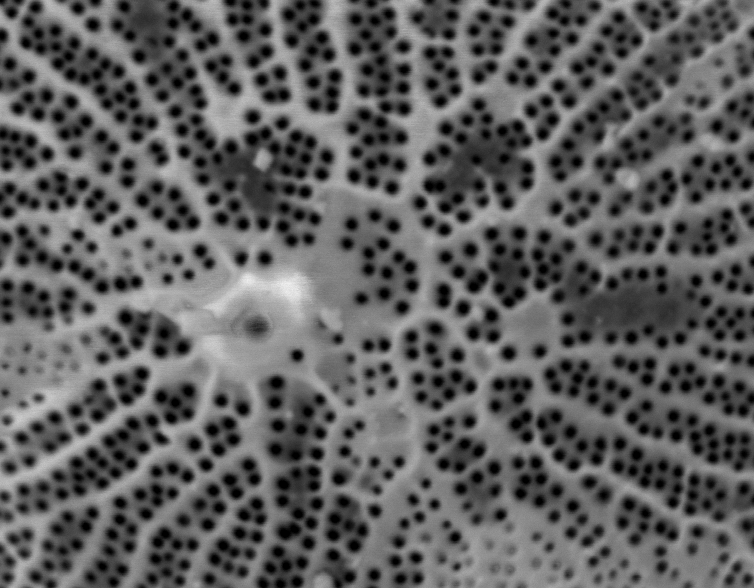
#> input picture work/CNMS/testing thresholds, blurs/cropped_Wild012.tif, 754 x 588 px, found by its file name
$ jupyter execute 'Wild012-adaptive w quantize.ipynb'
#> lines starting #> are read from the running program, lines starting #| are printed output that depends on the picture; after the words box and inside, x2 and y2 are one past the last pixel; in counts of white or black regions, pixels touching at a corner belong together
[cell 1]
#ADAPTIVE SKELETON WITH 3 COLORS SEEMS TO WORK BEST

import matplotlib.pyplot as plt
import cv2
img = cv2.imread('cropped_Wild012.tif')
#> img is the input picture: shape (588, 754, 3); min 0, max 238, mean 94.7
blur = cv2.blur(img,(15,15))
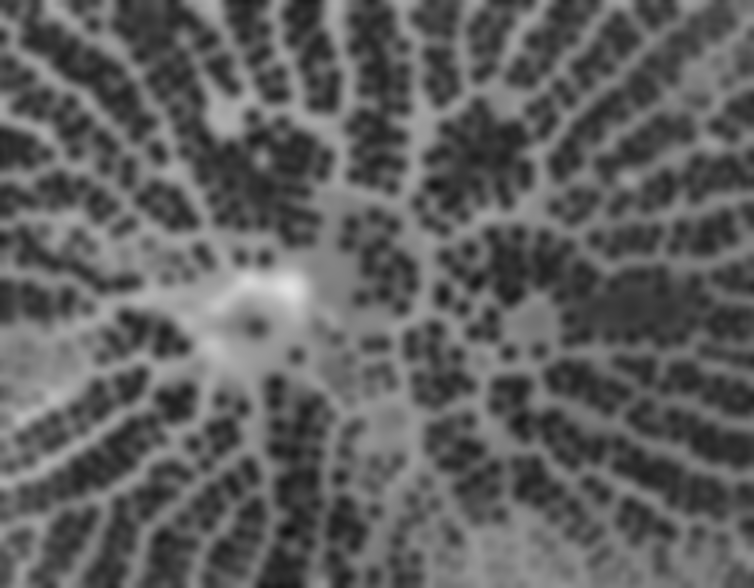
#> blur: shape (588, 754, 3); min 18, max 226, mean 94.7
from matplotlib.colors import LinearSegmentedColormap
cdict2 = {'red':   ((0.0, 0.0, 0.0),
                   (0.1, 1.0, 1.0),
                   (1.0, 1.0, 1.0)),

         'green': ((0.0, 0.0, 0.0),
                   (1.0, 0.0, 0.0)),

        'blue':  ((0.0, 0.0, 0.0),
                   (1.0, 0.0, 0.0))
        }
red2 = LinearSegmentedColormap('Red2', cdict2)
from skimage.filters import threshold_otsu
thotsu=threshold_otsu(blur)
#> thotsu = 97
otsublur = blur[:,:,0]> thotsu
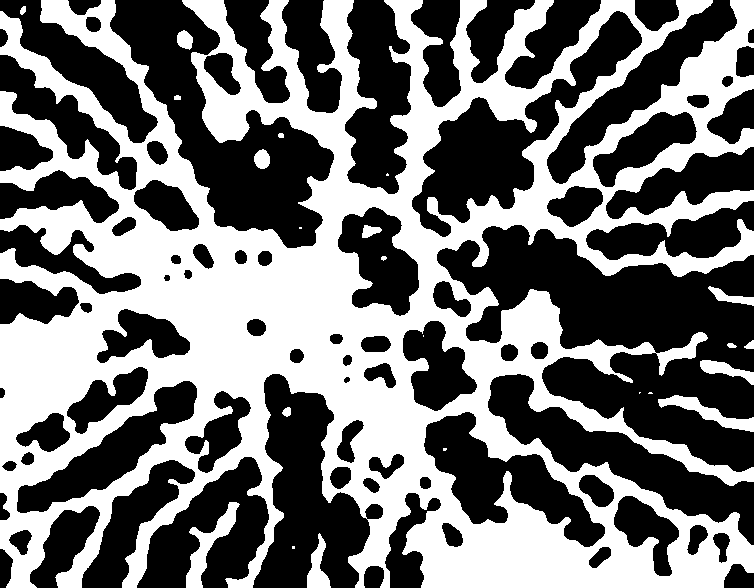
#> otsublur: shape (588, 754) bool; 45.4% white; 23 white regions (7 under 20 px), largest, box (x1, y1, x2, y2) and area: (0, 0, 754, 588) 196390, (186, 502, 240, 588) 1394, (658, 395, 754, 432) 1065

from skimage.morphology import skeletonize
otsuskeleton = skeletonize(otsublur)
#> otsuskeleton: shape (588, 754) bool; 2.7% white in thin lines or dots
imgplot = plt.imshow(img, alpha=0.9)
ax = plt.subplot()
ax.imshow(otsuskeleton, cmap=red2, interpolation='sinc', alpha=.3)

[cell 2]
from PIL import Image
im=Image.open('cropped_Wild012.tif')
width, height=im.size
#> width = 754; height = 588

[cell 3]
import numpy as np
import cv2 as cv
from matplotlib import pyplot as plt
img = cv.imread('cropped_Wild012.tif',0)
#> img: shape (588, 754); min 0, max 238, mean 94.7
plt.hist(img.ravel(),256,[0,256])
plt.show()
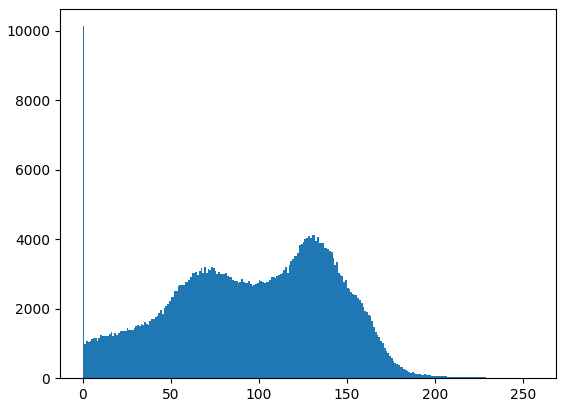
#> figure drawn by matplotlib, 1 panel; tallest bar 10134 high, from x = 0 to 1

np.mean(img)
#> Out = 94.68

[cell 4]
im.quantize(3,0)
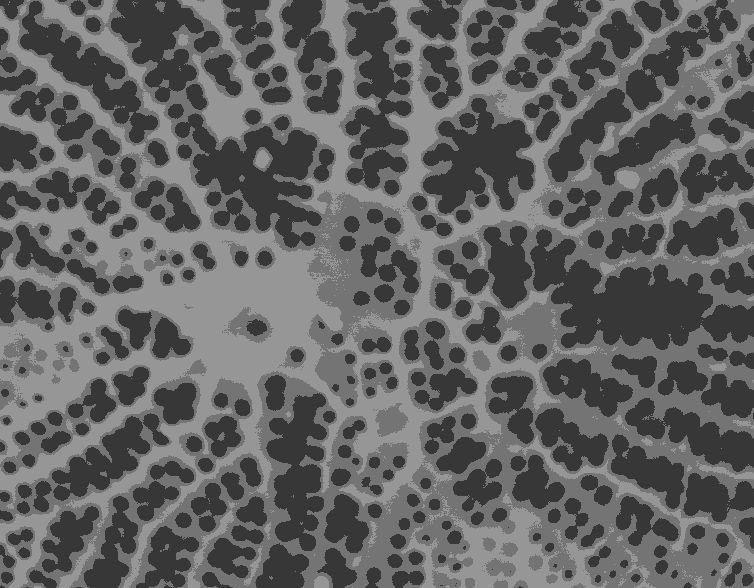
#> Out: PIL image 754x588 P; min 55, max 150, mean 98.7

[cell 5]
image=im.quantize(3,0)
image.save('simple_Wild012.tif')
print(image)
#| <PIL.Image.Image image mode=P size=754x588 at 0x7F84B4438F90>
newimg = cv2.imread('simple_Wild012.tif')
plt.hist(newimg.ravel(),256,[0,255]); plt.show()
#> after `plt.hist(newimg.ravel(), 256, [0, 255])`:
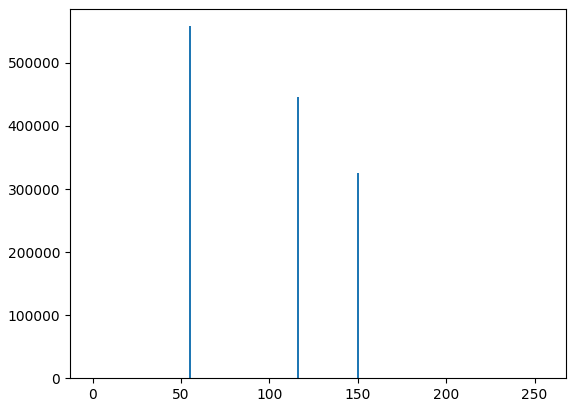
#> figure drawn by matplotlib, 1 panel; tallest bar 558186 high, from x = 54.79 to 55.78
print(newimg)
#> (printed output is left out)
newnewimg=newimg[:,:,0]

[cell 6]
maximum= np.amax(newimg)
#> maximum = 150
minimum=np.amin(newimg)
#> minimum = 55

newimg[np.where(newimg == [maximum])] = [255]
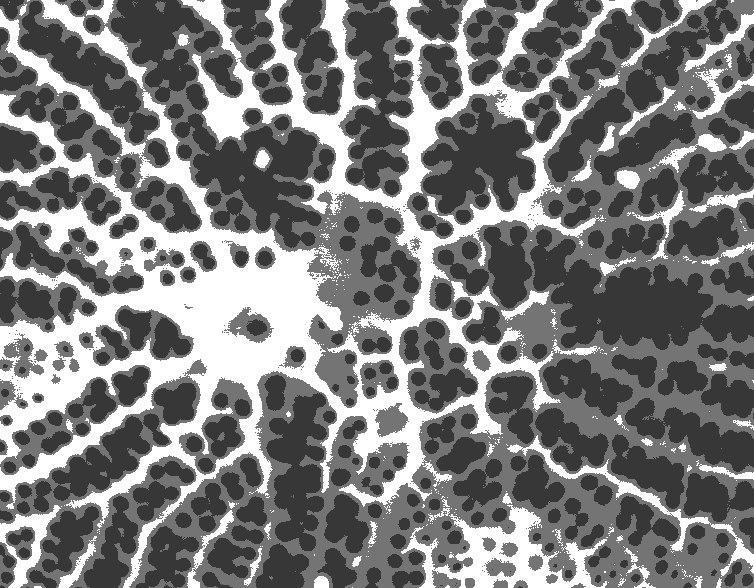
#> newimg: shape (588, 754, 3); min 55, max 255, mean 124.4
newimg[np.where(newimg == [minimum])] = [0]
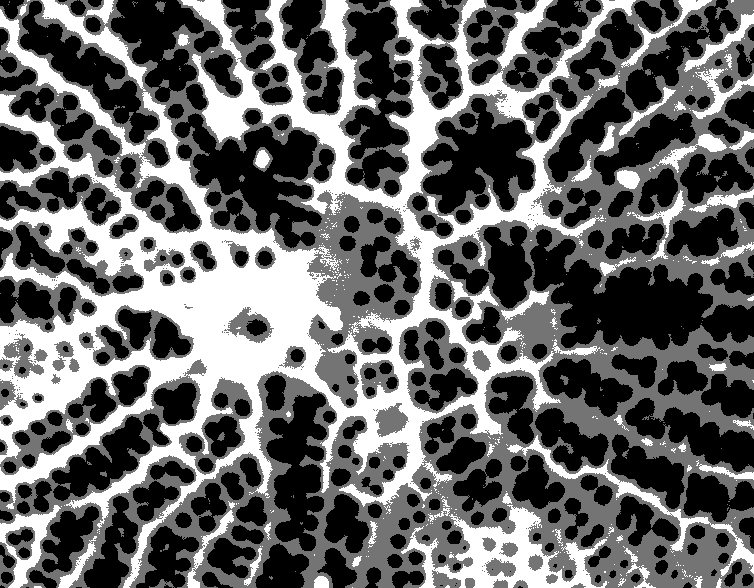
#> newimg: shape (588, 754, 3); min 0, max 255, mean 101.4
plt.imshow(newimg, cmap='gray')

[cell 7]
ablur = cv2.blur(newnewimg,(21, 21))
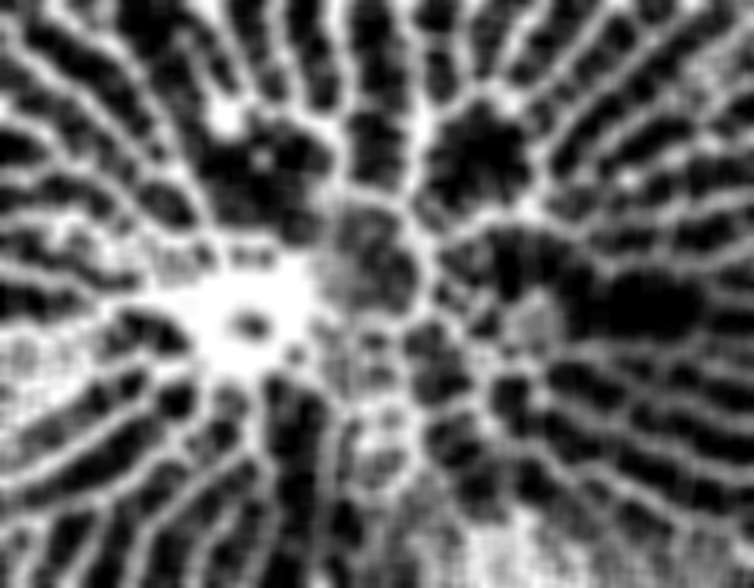
#> ablur: shape (588, 754); min 0, max 255, mean 101.3
a_mthres = cv2.adaptiveThreshold(ablur,1,cv2.ADAPTIVE_THRESH_MEAN_C,\
            cv2.THRESH_BINARY,51,4)
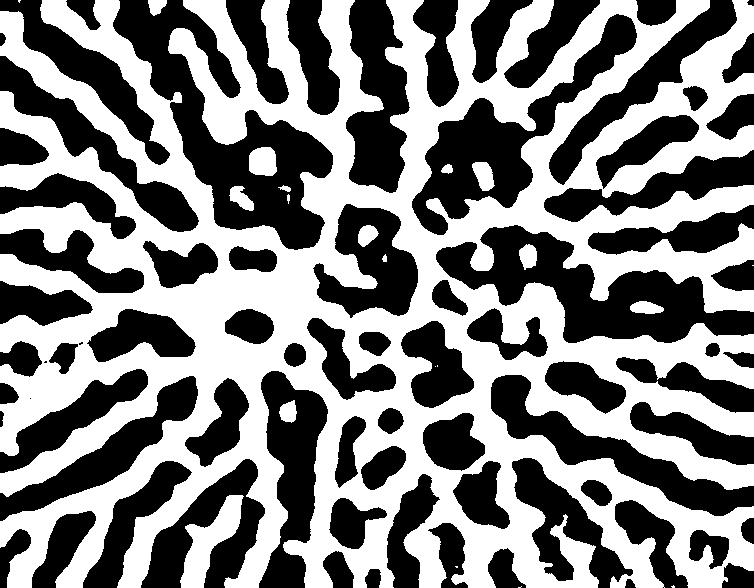
#> a_mthres: shape (588, 754); values 0 (black) and 1 (white), 50% white; 77 black regions (3 under 20 px), largest, box (x1, y1, x2, y2) and area: (113, 0, 333, 250) 18443, (436, 225, 754, 343) 15145, (412, 14, 637, 235) 12284

[cell 8]
#ADAPTIVE SKELETON
from skimage.morphology import skeletonize
adaptiveskeleton = skeletonize(a_mthres)
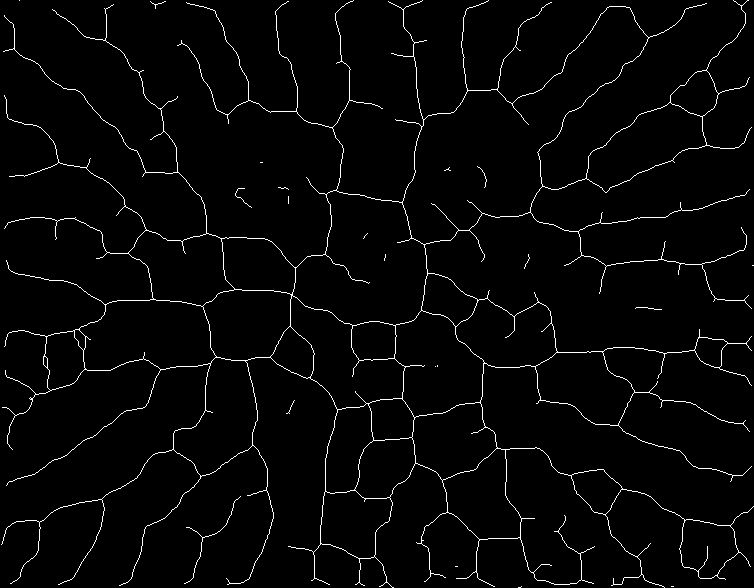
#> adaptiveskeleton: shape (588, 754) bool; 2.5% white in thin lines or dots
ax = plt.subplot()
ax.imshow(adaptiveskeleton, cmap=red2, interpolation='sinc')

[cell 9]
from skimage.morphology import remove_small_objects
cleanskel=remove_small_objects(adaptiveskeleton, min_size=50, connectivity=3)
#> cleanskel: shape (588, 754) bool; 2.5% white in thin lines or dots
plot = plt.subplot()
plot.imshow(cleanskel, interpolation='sinc')

[cell 10]
import matplotlib.image as mpimg
img2=mpimg.imread('cropped_Wild012.tif')
imgplot2 = plt.imshow(img2, alpha= .9)

ax2 = plt.subplot()
ax2.imshow(cleanskel, cmap=red2, interpolation='sinc', alpha=0.3)
plt.show()

$ run again, with work/CNMS/testing thresholds, blurs/cropped_Wild002.tif copied over work/CNMS/testing thresholds, blurs/cropped_Wild012.tif
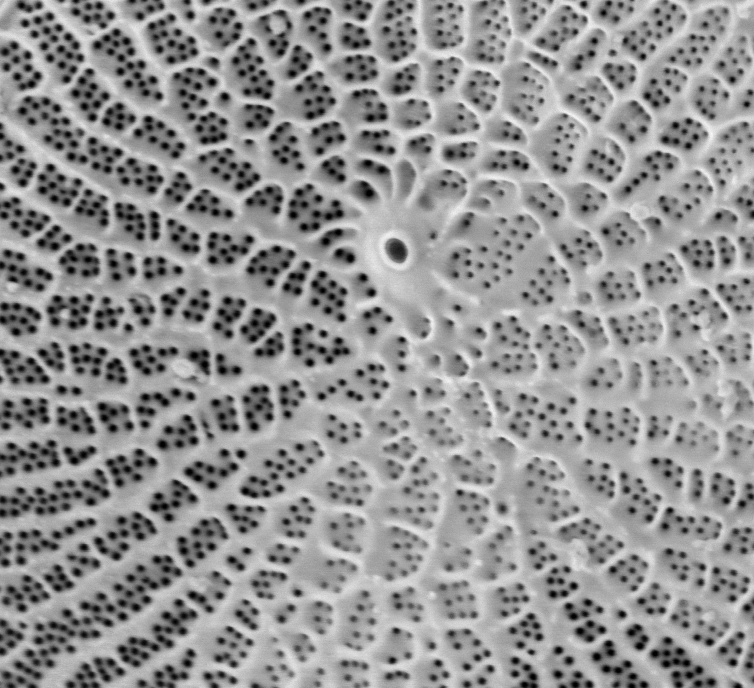
#> input picture work/CNMS/testing thresholds, blurs/cropped_Wild002.tif, 754 x 688 px, found by its file name
#> img is the input picture: shape (688, 754, 3); min 0, max 245, mean 146.3
#> thotsu = 138
#> `otsublur = blur[:,:,0]> thotsu`:
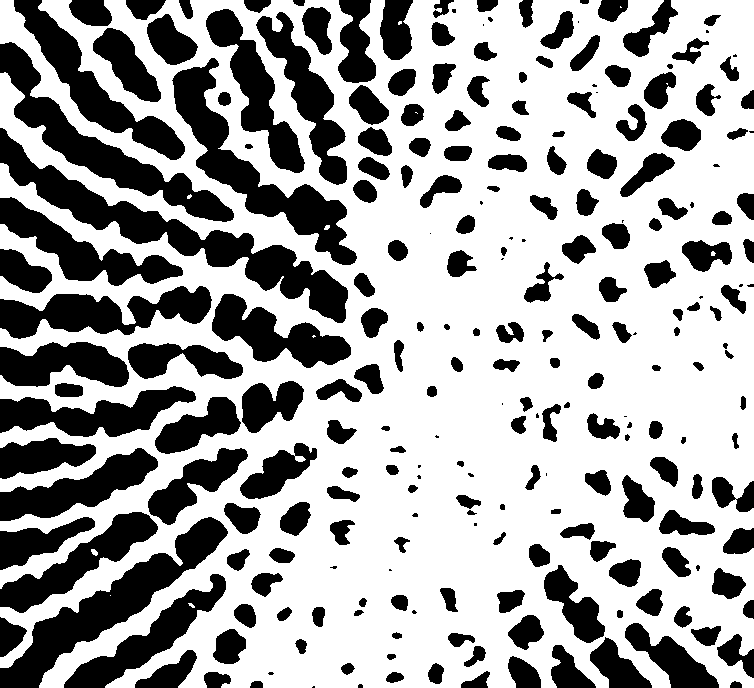
#> otsublur: shape (688, 754) bool; 64.7% white; 242 black regions (38 under 20 px), largest, box (x1, y1, x2, y2) and area: (0, 128, 348, 323) 11512, (0, 517, 228, 688) 9010, (172, 58, 357, 265) 8651
#> otsuskeleton: shape (688, 754) bool; 4% white in thin lines or dots
#> img: shape (688, 754)
#> `np.mean(img)`: Out = 146.3
#| <PIL.Image.Image image mode=P size=754x688 at 0x7F84B6726FD0>
#> (printed output is left out)
#> maximum = 195
#> minimum = 109
#> a_mthres: shape (688, 754); values 0 (black) and 1 (white), 55.9% white; 156 black regions (12 under 20 px), largest, box (x1, y1, x2, y2) and area: (0, 519, 226, 688) 7089, (0, 43, 229, 221) 6584, (0, 132, 252, 268) 6172
#> `adaptiveskeleton = skeletonize(a_mthres)`:
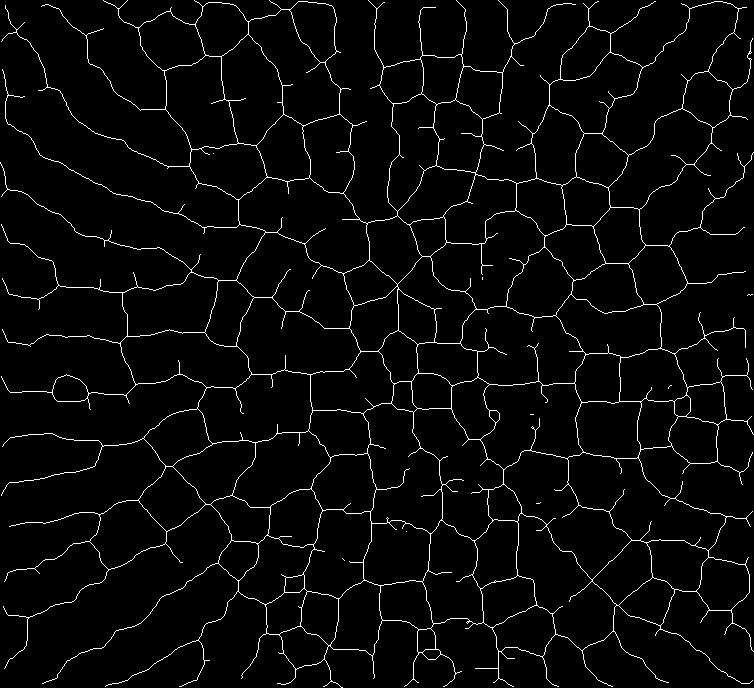
#> adaptiveskeleton: shape (688, 754) bool; 3.3% white in thin lines or dots
#> cleanskel: shape (688, 754) bool; 3.3% white in thin lines or dots

$ run again, with work/CNMS/testing thresholds, blurs/cropped_Wild004.tif copied over work/CNMS/testing thresholds, blurs/cropped_Wild012.tif
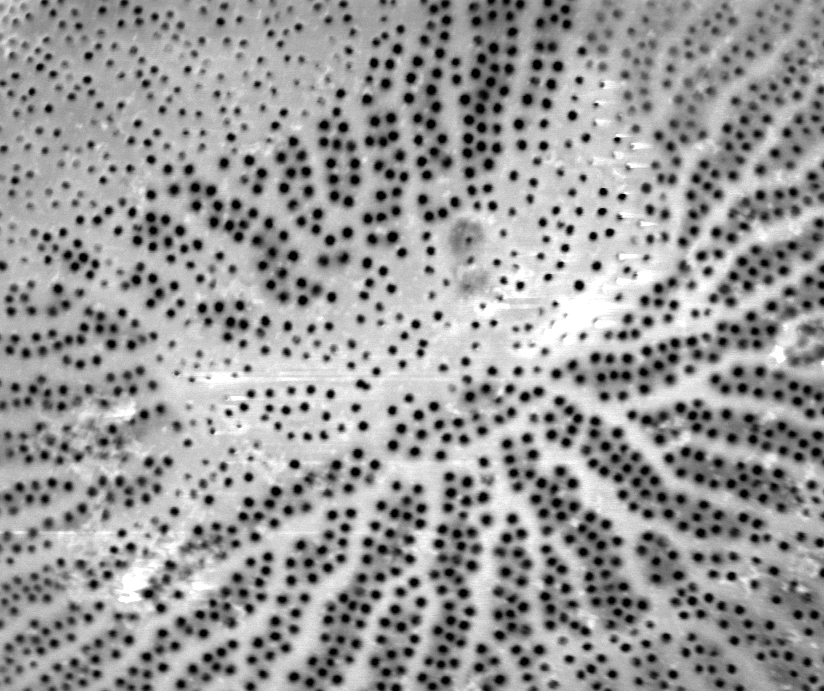
#> input picture work/CNMS/testing thresholds, blurs/cropped_Wild004.tif, 824 x 691 px, found by its file name
#> img is the input picture: shape (691, 824, 3); min 0, max 255, mean 153.9
#> thotsu = 153
#> otsublur: shape (691, 824) bool; 51% white; 137 black regions (12 under 20 px), largest, box (x1, y1, x2, y2) and area: (501, 396, 824, 691) 39754, (315, 0, 580, 260) 34688, (551, 215, 824, 402) 13486
#> otsuskeleton: shape (691, 824) bool; 3.2% white in thin lines or dots
#> img: shape (691, 824)
#> `np.mean(img)`: Out = 153.9
#| <PIL.Image.Image image mode=P size=824x691 at 0x7F84B4463F10>
#> (printed output is left out)
#> maximum = 213
#> minimum = 110
#> a_mthres: shape (691, 824); values 0 (black) and 1 (white), 54% white; 131 black regions (17 under 20 px), largest, box (x1, y1, x2, y2) and area: (417, 0, 541, 231) 8860, (141, 444, 382, 612) 8280, (500, 437, 648, 635) 8030
#> `adaptiveskeleton = skeletonize(a_mthres)`:
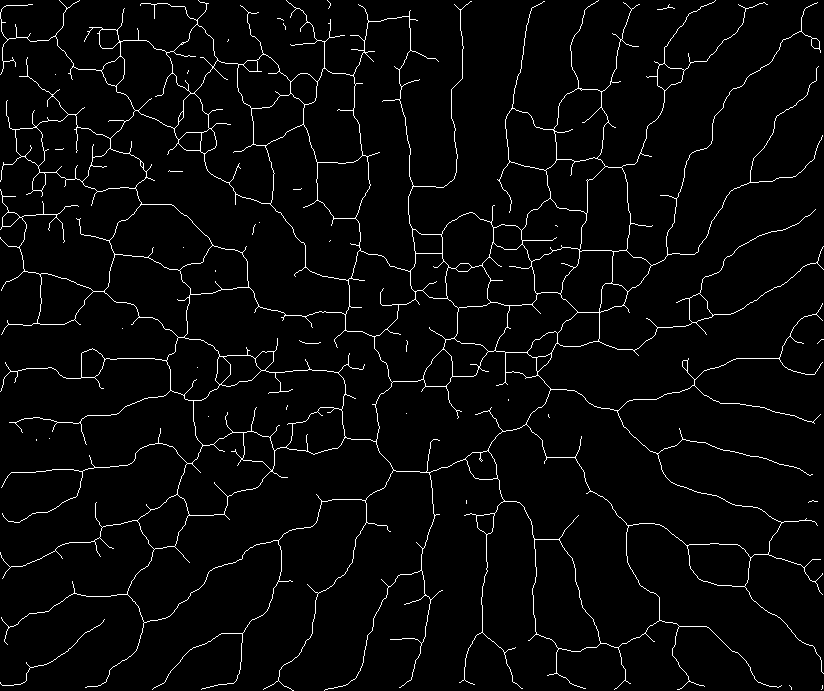
#> adaptiveskeleton: shape (691, 824) bool; 3.2% white in thin lines or dots
#> cleanskel: shape (691, 824) bool; 3.2% white in thin lines or dots
